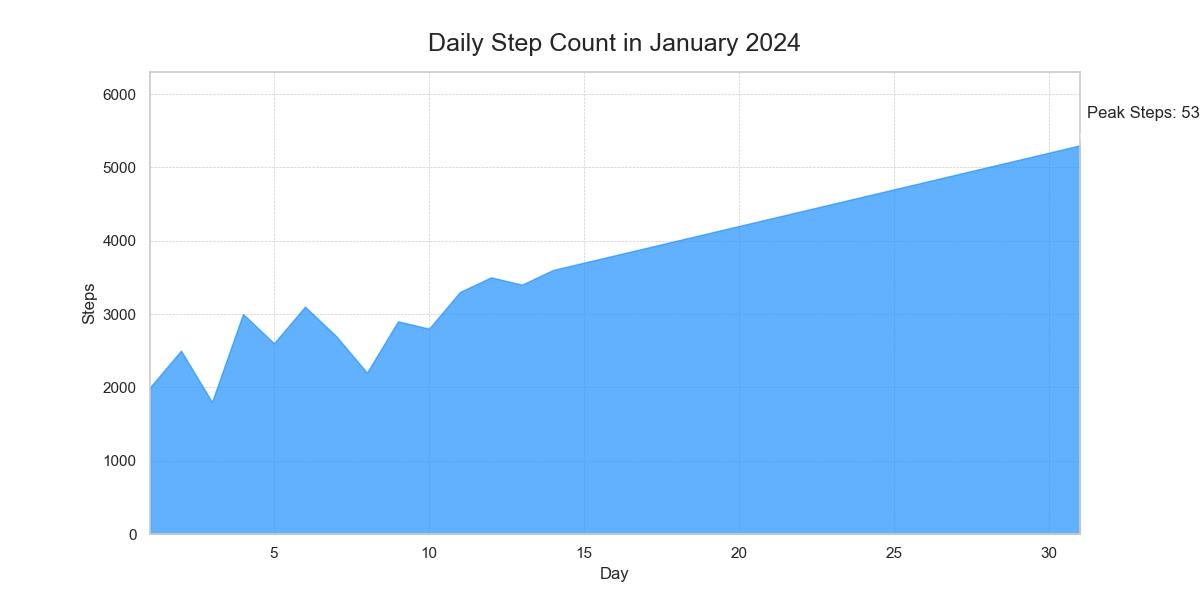

The Python source for this figure:

import matplotlib.pyplot as plt

# Data
days = list(range(1, 32))
steps = [
    2000, 2500, 1800, 3000, 2600, 3100, 2700, 2200, 2900, 2800, 
    3300, 3500, 3400, 3600, 3700, 3800, 3900, 4000, 4100, 4200, 
    4300, 4400, 4500, 4600, 4700, 4800, 4900, 5000, 5100, 5200, 5300
]

# Plot
fig, ax = plt.subplots(figsize=(12, 6))
ax.fill_between(days, steps, color='#1E90FF', alpha=0.7)

# Style
ax.set_title('Daily Step Count in January 2024', fontsize=18, pad=15)
ax.set_xlabel('Day', fontsize=12)
ax.set_ylabel('Steps', fontsize=12)
ax.set_ylim(0, max(steps) + 1000)
ax.margins(x=0)
ax.grid(True, which='both', linestyle='--', linewidth=0.5)

# Annotation
peak_steps = max(steps)
peak_day = days[steps.index(peak_steps)]
ax.annotate(f'Peak Steps: {peak_steps}', xy=(peak_day, peak_steps), xytext=(5, 20),
            textcoords='offset points', arrowprops=dict(arrowstyle="->", connectionstyle="arc3,rad=.5"))

plt.show()
